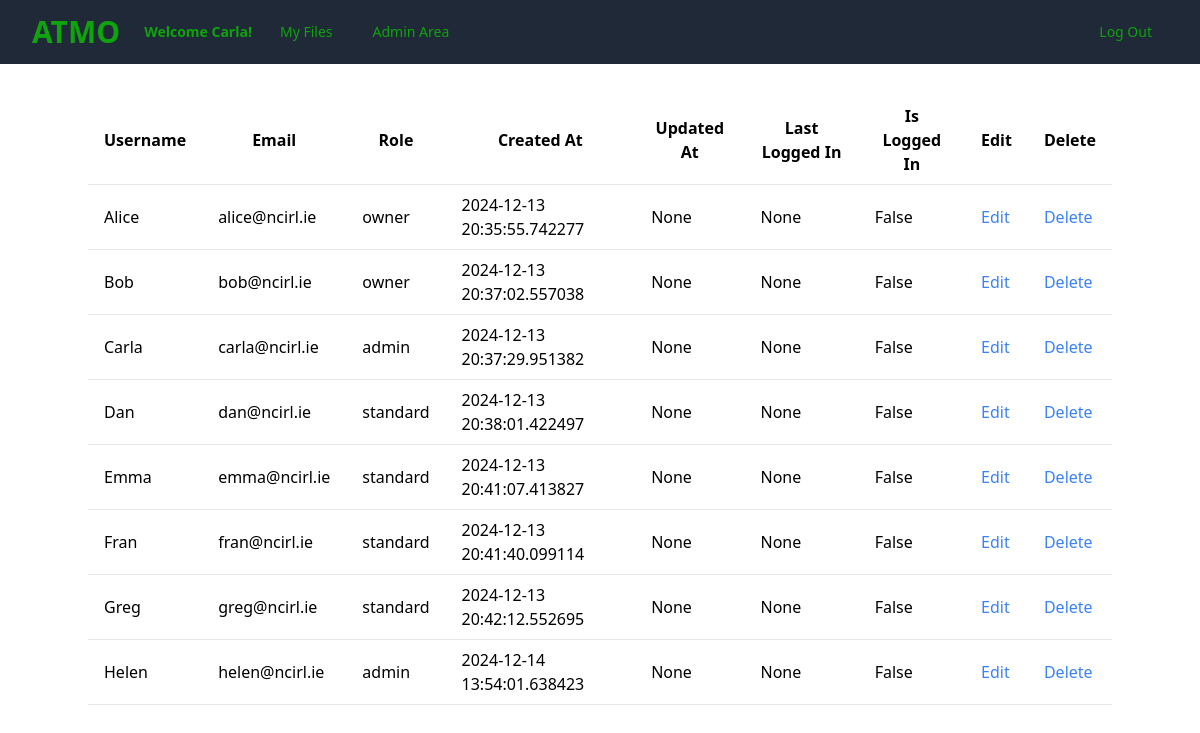
The app's page /admin-area/3 (signed in), older data.
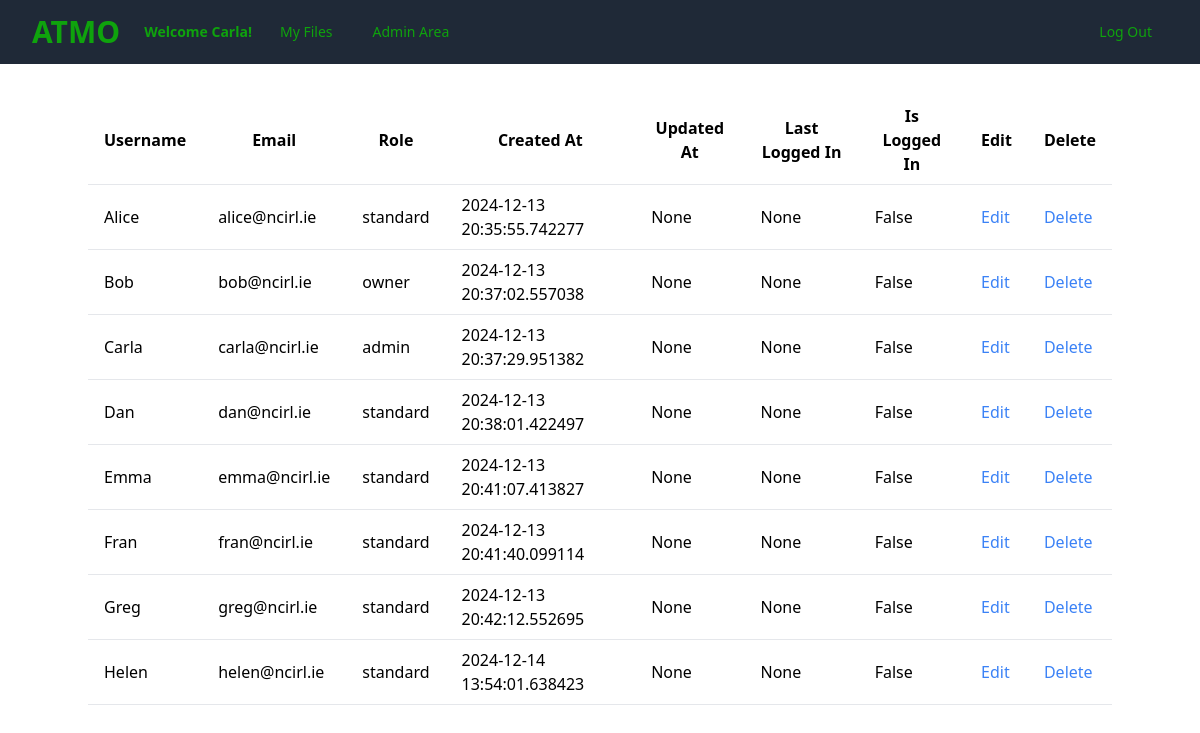
The same page, newer data.
### atmo_db/models.py (models this page shows)
class User(SQLModel, table=True):
    id: int | None = Field(default=None, primary_key=True, index=True)
    username: str
    email: str
    role: str
    created_at: datetime | None = Field(default_factory=lambda: datetime.now(timezone.utc))
    updated_at: datetime | None = None
    last_login: datetime | None = None
    is_logged_in: bool | None = Field(default=False)
    audio_files: list['Audio_File'] | None = Relationship(back_populates='user')
    password: str

### routers/admin.py (the view)
@router.get("/admin-area/{user_id}")
async def list_users(request: Request,
                     user_id: int,
                     token_decoded_data: dict = Depends(authorise_access),
                     session: Session = Depends(get_session)):
    token_user_id = token_decoded_data['id']
    if token_user_id != user_id:
        raise HTTPException(status_code=401, detail="401 Unauthorised Access")
    statement = select(User).where(User.id == token_user_id)
    user = session.exec(statement).first()
    role = user.role
    username = user.username
    if role not in ['admin', 'owner']:
        raise HTTPException(status_code=401, detail="403 Forbidden")
    users_dict = {}
    statement = select(User)
    results = session.exec(statement)
    users = results.all()
    users_dict.update({"users": users, f"{role}": role, "username": username})
    return templates.TemplateResponse("admin-area.html", {"request": request, **users_dict})

### templates/admin-area.html (shortened to what this page needs)
<!DOCTYPE html>
<html lang="en">
<head>
    <script src="https:cdn.tailwindcss.com"></script>
</head>
<body>
    {% include 'navbar.html' %}
    {% include 'admin-list-view.html' %}
</body>
</html>

### templates/navbar.html (shortened to what this page needs)
<nav class="bg-gray-800">
    <div class="mx-auto max-w-7xl px-2 sm:px-6 lg:px-8">
      <div class="relative flex h-16 items-center justify-between">
        <div class="flex flex-1 items-center justify-center sm:items-stretch sm:justify-start">
          <div class="flex shrink-0 items-center">
            <h1 class="text-atmogreen text-3xl font-bold">ATMO<h1>
          </div>
          <div class="hidden sm:ml-6 sm:block">
            <div class="flex space-x-4 items-center">
               {%if standard or admin or owner %}
                    <p class="text-atmogreen text-sm font-bold">Welcome {{username}}!</p>
                    <a href="#" class="rounded-md px-3 py-2 text-sm font-medium text-atmogreen hover:bg-gray-700 hover:text-white">My Files</a>
                {% endif %}
                {% if admin or owner %}
                     <a href="/admin-area/{{ user_id }}" class="rounded-md px-3 py-2 text-sm font-medium text-atmogreen hover:bg-gray-700 hover:text-white">Admin Area</a>
                {% endif %}
            </div>
          </div>
        </div>
            <div class="absolute right-0 origin-top-right">
              {% if standard or admin or owner %}
                <a href="/logout" class="block px-4 py-2 text-sm text-atmogreen">Log Out</a>
              {% endif %}
            </div>
          </div>
        </div>
</nav>

### templates/admin-list-view.html
<body>
    <div class="container mx-auto mt-8">
        <table class="min-w-full bg-white">
            <thead>
                <tr>
                    <th class="py-2 px-4 border-b">Username</th>
                    <th class="py-2 px-4 border-b">Email</th>
                    <th class="py-2 px-4 border-b">Role</th>
                    <th class="py-2 px-4 border-b">Created At</th>
                    <th class="py-2 px-4 border-b">Updated At</th>
                    <th class="py-2 px-4 border-b">Last Logged In</th>
                    <th class="py-2 px-4 border-b">Is Logged In</th>
                    <th class="py-2 px-4 border-b">Edit</th>
                    <th class="py-2 px-4 border-b">Delete</th>
                </tr>
            </thead>
            <tbody>
                {% for user in users %}
                <tr>
                    <td class="py-2 px-4 border-b">{{ user['username'] }}</td>
                    <td class="py-2 px-4 border-b">{{ user['email'] }}</td>
                    <td class="py-2 px-4 border-b">{{ user['role'] }}</td>
                    <td class="py-2 px-4 border-b">{{ user['created_at'] }}</td>
                    <td class="py-2 px-4 border-b">{{ user['updated_at'] }}</td>
                    <td class="py-2 px-4 border-b">{{ user['last_login'] }}</td>
                    <td class="py-2 px-4 border-b">{{ user['is_logged_in'] }}</td>
                    <td class="py-2 px-4 border-b"><a href="/edit-user/{{user.id}}" class="text-blue-500">Edit</a></td>
                    <td class="py-2 px-4 border-b"><a href="/delete-user/{{user.id}}" class="text-blue-500">Delete</a></td>
                </tr>
                {% endfor %}
        </table>
    </div>
</body>

Row changes from the older to the newer data that the page shows:
changed User "Alice": role "owner" → "standard"
changed User "Helen": role "admin" → "standard"
